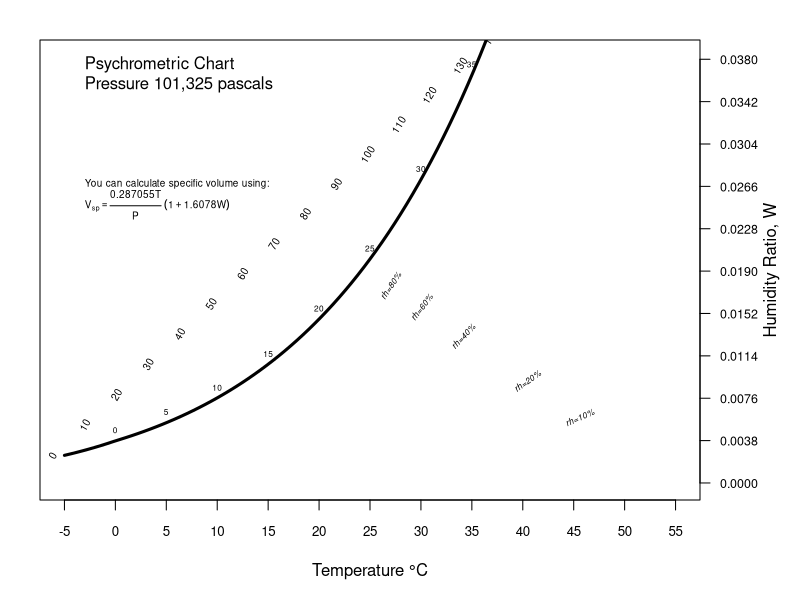

R code for this plot:
#! /usr/bin/Rscript
#
# Copyright (C) 2025 by [copyright holder] <[email]>
#
# Permission to use, copy, modify, and/or distribute this software for any purpose with or without fee is hereby granted.
#
# THE SOFTWARE IS PROVIDED "AS IS" AND THE AUTHOR DISCLAIMS ALL WARRANTIES WITH REGARD TO THIS SOFTWARE
# INCLUDING ALL IMPLIED WARRANTIES OF MERCHANTABILITY AND FITNESS. IN NO EVENT SHALL THE AUTHOR BE LIABLE FOR ANY
# SPECIAL, DIRECT, INDIRECT, OR CONSEQUENTIAL DAMAGES OR ANY DAMAGES WHATSOEVER RESULTING FROM LOSS OF USE,
# DATA OR PROFITS, WHETHER IN AN ACTION OF CONTRACT, NEGLIGENCE OR OTHER TORTIOUS ACTION,
# ARISING OUT OF OR IN CONNECTION WITH THE USE OR PERFORMANCE OF THIS SOFTWARE
#

# an R script to generate psychrometric charts

################################################################################
#    EDIT TO YOUR PARAMETERS FOR THE CHART                                     #

P <- 101325                    # pascals, pressure for chart, usually 1 atm

Tmin <- -5.0                   # degrees C
Tmax <- 55.0

Wmin <- 0.0                    
cut.frac <- 3

rh.values <- c(0.8, 0.6, 0.4, 0.2, 0.1)    # Enter rh fractions you want plotted
                                           # The fraction 1.0 is aways plotted automatically
VspNote <- TRUE


Tstep.l <- 5.0                 # 'x' axis for labels 
Tstep.g <- 1.0                 # 'x' for grid
nWstep.l <- 10                 # for 'y' axis labels
nWstep.g <- 20
nHsteps <- 20

lw <- 0.01                                 # for most curves

#    End of user parameters                                                    #
################################################################################

################################################################################
#               Psychrometric functions                                        #

# A function to return saturated water vapor pressure at temperature t
p_sat <- function( t) {

   if( t < 213.15 )
   {
      return( -1 )
    } else if( t < 273.15 )
   {
      A <- -0.7297593707E-5
      B <-  0.5397420727E-2
      C <-  0.2069880620E2
      D <- -0.6042275128E4
   } else if( t < 322.15 )
   {
      A <-  0.1255001965E-4
      B <- -0.1923595289E-1
      C <-  0.2705101899E2
      D <- -0.6344011577E4
   } else if( t < 373.15 )
   {
      A <-  0.1246732157E-4
      B <- -0.1915465806E-1
      C <-  0.2702388315E2
      D <- -0.6340941639E4
   } else if( t < 423.15 )
   {
      A <-  0.1204507646E-4
      B <- -0.1866650553E-1
      C <-  0.2683629403E2
      D <- -0.6316972063E4
   }  else if( t <= 473.15 )
   {
      A <-  0.1069730183E-4
      B <- -0.1698965754E-1
      C <-  0.2614073298E2
      D <- -0.6220781230E4
   } else
   {
      return( -1)
   }
    
   a <- ( (A*t) + B )*t + C + D/t
   
   return( 1000 * exp( a ) )
}

# used to gererate rh lines
Wrh <- function( t, rh, P ) {
    return( 0.62198*p_sat(t+273.15)*rh / (P - rh*p_sat(t+273.15)) )
}
vWrh <- Vectorize(Wrh, vectorize.args="t")           # must use vectorize in loops

# used to generate enthalpy lines
We <- function( t, H, P) {
    return( (H - 1.006*t)/(2501 + 1.805*t) )
}
vWe <- Vectorize( We, vectorize.args="t")

h <- function( t, W ) {
   return( 1.005*t + W*( 2501 + 1.805*t) ) 
}
#                   End psychrometric functions                                #
################################################################################

# preliminary calculations and useful function definitions

MaxW <- Wrh( Tmax, 1.0, P )                    # Estimate Wmax
Wmax <- MaxW/cut.frac                          # 
Wmax <- as.integer(Wmax*10000+0.5)/10000       # round off to 4 decimal places

Wstep.l <- as.integer(10000*Wmax/nWstep.l)/10000
Wstep.g <- Wmax/nWstep.g

sr <- (Tmax-Tmin)/(Wmax-Wmin)                  # coordinate correction for slopes

rh.x.offset <- (Tmax-Tmin)/500                 # Offset labels from lines. AVs
rh.y.offset <- (Wmax-Wmin)/200

rh.ref <- function( t ) {                                # A (not plotted) reference line to position rh labels
    return( Wmax + ((Wmin-Wmax)/(Tmax-Tmin))*(t-Tmin) )
}

Hmin <- h(Tmin, Wmin);     Hmax <- h(Tmax, Wmax)                          # Calculate the enthapy lines to
Hsteps <- round( (((Hmax-Hmin)/nHsteps)+2)/5 )*5                          #
Hmin <- Hsteps*round(Hmin/Hsteps);     Hmax <- Hsteps*round(Hmax/Hsteps)  # be plotted
H.values <- trunc(seq( Hmin+Hsteps, Hmax, Hsteps ) )                      #

pt <- uniroot( function(x) Wmax-Wrh(x, 1.0, P), c(Tmin, Tmax), tol=0.001)
r1 <- c( Tmin, Wrh(Tmin, 1.0, P)+0.001 )
r2 <- c( pt[[1]]-1, Wrh(pt[[1]], 1.0, P) )
slope <- (r2[2]-r1[2])/(r2[1]-r1[1])
H.ref <- function( t ) {                                          # A (not plotted) reference line to position H labels
      return( r1[2] + (slope)*(t-r1[1]) ) 
}


# Start chart commands
title.s <- sprintf("Psychrometric Chart\nPressure %s pascals", format(P, big.mark=",") )    # Make a string for the  main label

pdf( "psy.pdf", width=10, height=8.0 )

par( mar=c(5,2,2,5) )
curve( vWrh( x , 1.0, P), lwd=3,                         # First plot the saturation line, rh=1.0
       xlim=c(Tmin, Tmax), ylim=c(Wmin, Wmax),
       xaxt='n', yaxt='n',
       xlab="", ylab="" )

axis(side=1, at=seq(Tmin, Tmax, Tstep.l), cex.axis=0.8 )              # 'x' axis
mtext("Temperature \u00B0C", side=1, line=3 )

axis(side=4, at=seq(Wmin, Wmax, Wstep.l ), las=2, cex.axis=0.75 )     # 'y' axis and label on right
mtext("Humidity Ratio, W", side=4, line=3)

abline( v=seq(Tmin, Tmax, Tstep.g), lwd=lw, col="light gray" )        # The grid
abline( h=seq(Wmin, Wmax, Wstep.g), lwd=lw, col="light gray" )        #

text( x=Tmin+Tstep.g, y=Wmax-Wstep.g, label=title.s, pos=4 )          # The main label

for( t in seq(Tmin+Tstep.l, Tmax-Tstep.l, Tstep.l) ) {
     text( x=t, y=vWrh(t, 1.0, P)+Wstep.g/2, label=format(t), cex=0.5 )
}                                                                     # 'x' axis Temperature cues on saturation line

for( r in rh.values ) {
    curve( vWrh(x, r, P), lwd=lw, add=TRUE )
    pt <- uniroot( function(x) rh.ref(x)-vWrh(x, r, P), c(Tmin,Tmax), tol=0.001 )
    s <- ( vWrh(pt[[1]]-5.0, r, P)-vWrh(pt[[1]]+0.0, r, P))/5         # Local slope of line. AV 5
    a <- -atan(s*sr)*180/pi                                           # The angle for the label
    lb <- paste0( "rh=", format(r*100), "%" )
    text( x=pt[[1]]+rh.x.offset, y=vWrh(pt[[1]], r, P)-rh.y.offset, label=lb, cex=0.5, font=3, srt=a )
}

for( h in H.values ) {
    pt <- uniroot( function(x) H.ref(x)-vWe(x, h, P), c(Tmin-10, Tmax), tol=0.001 )
    curve( vWe(x, h, P), xlim=c(pt[[1]], Tmax),  lwd=lw, add=TRUE )
    s <- ( vWe(Tmax-5, h, P)-vWe(Tmax, h, P) )/5                      # AV 5
    a <- 90-atan(s*sr)*180/pi
    lb <- format(h)
    text( x=pt[[1]], y=vWe(pt[[1]], h, P), label=lb, cex=0.6, srt=a )
}

if( VspNote ) {
    text( x=Tmin+Tstep.g, y=Wmax-3*Wstep.l, label="You can calculate specific volume using:", cex=0.6, pos=4 )
    text( x=Tmin+Tstep.g, y=Wmax-3.6*Wstep.l, label=expression(V[sp]==frac(0.287055*T,P)~(1+1.6078*W) ), cex=0.6, pos=4 )
}


dev.off()